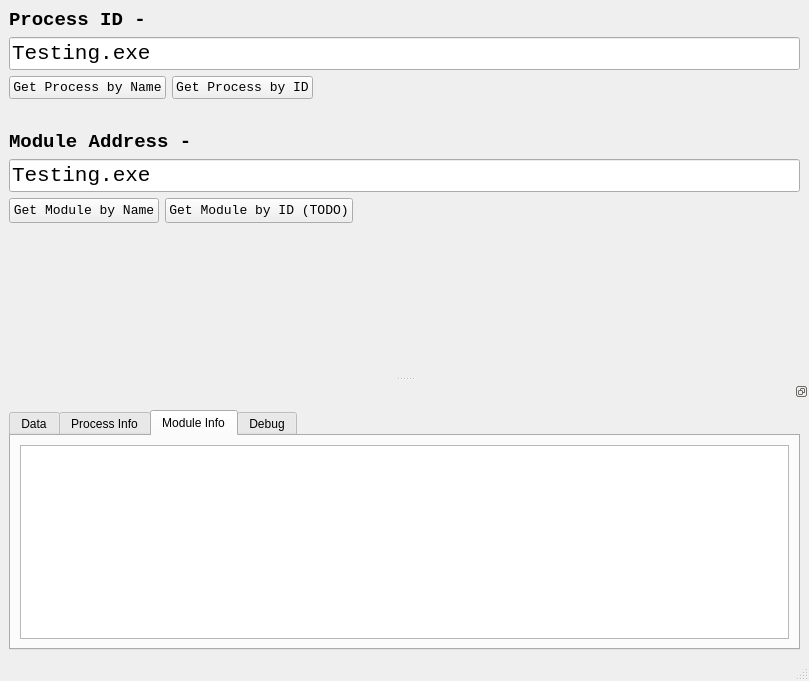
<?xml version="1.0" encoding="UTF-8"?>
<ui version="4.0">
 <class>MainWindow</class>
 <widget class="QMainWindow" name="MainWindow">
  <property name="geometry">
   <rect>
    <x>0</x>
    <y>0</y>
    <width>809</width>
    <height>681</height>
   </rect>
  </property>
  <property name="windowTitle">
   <string>ZEF - Z0F Exploitation Framework</string>
  </property>
  <widget class="QWidget" name="centralwidget">
   <layout class="QFormLayout" name="formLayout_3">
    <item row="1" column="0" colspan="2">
     <layout class="QHBoxLayout" name="horizontalLayout_5">
      <property name="sizeConstraint">
       <enum>QLayout::SetMaximumSize</enum>
      </property>
      <item>
       <widget class="QLineEdit" name="txt_ProcName">
        <property name="font">
         <font>
          <family>Consolas</family>
          <pointsize>16</pointsize>
          <weight>50</weight>
          <bold>false</bold>
         </font>
        </property>
        <property name="text">
         <string>Testing.exe</string>
        </property>
       </widget>
      </item>
     </layout>
    </item>
    <item row="2" column="0">
     <layout class="QHBoxLayout" name="horizontalLayout_6">
      <item>
       <widget class="QPushButton" name="btn_GetProcID">
        <property name="font">
         <font>
          <family>Consolas</family>
          <pointsize>10</pointsize>
         </font>
        </property>
        <property name="text">
         <string>Get Process by Name</string>
        </property>
       </widget>
      </item>
      <item>
       <widget class="QPushButton" name="btn_GetProcName">
        <property name="font">
         <font>
          <family>Consolas</family>
          <pointsize>10</pointsize>
         </font>
        </property>
        <property name="text">
         <string>Get Process by ID</string>
        </property>
       </widget>
      </item>
     </layout>
    </item>
    <item row="3" column="0">
     <spacer name="verticalSpacer">
      <property name="orientation">
       <enum>Qt::Vertical</enum>
      </property>
      <property name="sizeType">
       <enum>QSizePolicy::Fixed</enum>
      </property>
      <property name="sizeHint" stdset="0">
       <size>
        <width>20</width>
        <height>20</height>
       </size>
      </property>
     </spacer>
    </item>
    <item row="5" column="0" colspan="2">
     <layout class="QHBoxLayout" name="horizontalLayout_7">
      <item>
       <widget class="QLineEdit" name="txt_ModName">
        <property name="font">
         <font>
          <family>Consolas</family>
          <pointsize>16</pointsize>
          <weight>50</weight>
          <bold>false</bold>
         </font>
        </property>
        <property name="text">
         <string>Testing.exe</string>
        </property>
       </widget>
      </item>
     </layout>
    </item>
    <item row="6" column="0">
     <layout class="QHBoxLayout" name="horizontalLayout_8">
      <item>
       <widget class="QPushButton" name="btn_GetModAddr">
        <property name="sizePolicy">
         <sizepolicy hsizetype="MinimumExpanding" vsizetype="Preferred">
          <horstretch>0</horstretch>
          <verstretch>0</verstretch>
         </sizepolicy>
        </property>
        <property name="minimumSize">
         <size>
          <width>150</width>
          <height>25</height>
         </size>
        </property>
        <property name="maximumSize">
         <size>
          <width>16777215</width>
          <height>50</height>
         </size>
        </property>
        <property name="font">
         <font>
          <family>Consolas</family>
          <pointsize>10</pointsize>
         </font>
        </property>
        <property name="text">
         <string>Get Module by Name</string>
        </property>
       </widget>
      </item>
      <item>
       <widget class="QPushButton" name="btn_GetProcName_2">
        <property name="sizePolicy">
         <sizepolicy hsizetype="MinimumExpanding" vsizetype="Preferred">
          <horstretch>0</horstretch>
          <verstretch>0</verstretch>
         </sizepolicy>
        </property>
        <property name="minimumSize">
         <size>
          <width>150</width>
          <height>25</height>
         </size>
        </property>
        <property name="maximumSize">
         <size>
          <width>16777215</width>
          <height>50</height>
         </size>
        </property>
        <property name="font">
         <font>
          <family>Consolas</family>
          <pointsize>10</pointsize>
         </font>
        </property>
        <property name="text">
         <string>Get Module by ID (TODO)</string>
        </property>
       </widget>
      </item>
     </layout>
    </item>
    <item row="0" column="0" colspan="2">
     <widget class="QLabel" name="lbl_ProcID">
      <property name="sizePolicy">
       <sizepolicy hsizetype="Expanding" vsizetype="Preferred">
        <horstretch>0</horstretch>
        <verstretch>0</verstretch>
       </sizepolicy>
      </property>
      <property name="minimumSize">
       <size>
        <width>250</width>
        <height>0</height>
       </size>
      </property>
      <property name="maximumSize">
       <size>
        <width>16777215</width>
        <height>500</height>
       </size>
      </property>
      <property name="font">
       <font>
        <family>Consolas</family>
        <pointsize>14</pointsize>
        <weight>75</weight>
        <bold>true</bold>
       </font>
      </property>
      <property name="mouseTracking">
       <bool>false</bool>
      </property>
      <property name="layoutDirection">
       <enum>Qt::LeftToRight</enum>
      </property>
      <property name="text">
       <string>Process ID -</string>
      </property>
      <property name="textFormat">
       <enum>Qt::PlainText</enum>
      </property>
      <property name="textInteractionFlags">
       <set>Qt::LinksAccessibleByMouse|Qt::TextSelectableByMouse</set>
      </property>
     </widget>
    </item>
    <item row="4" column="0" colspan="2">
     <widget class="QLabel" name="lbl_ModAddr">
      <property name="sizePolicy">
       <sizepolicy hsizetype="Expanding" vsizetype="Preferred">
        <horstretch>0</horstretch>
        <verstretch>0</verstretch>
       </sizepolicy>
      </property>
      <property name="minimumSize">
       <size>
        <width>500</width>
        <height>0</height>
       </size>
      </property>
      <property name="maximumSize">
       <size>
        <width>16777215</width>
        <height>500</height>
       </size>
      </property>
      <property name="font">
       <font>
        <family>Consolas</family>
        <pointsize>14</pointsize>
        <weight>75</weight>
        <bold>true</bold>
       </font>
      </property>
      <property name="layoutDirection">
       <enum>Qt::LeftToRight</enum>
      </property>
      <property name="text">
       <string>Module Address -</string>
      </property>
      <property name="textFormat">
       <enum>Qt::PlainText</enum>
      </property>
      <property name="textInteractionFlags">
       <set>Qt::LinksAccessibleByMouse|Qt::TextSelectableByMouse</set>
      </property>
     </widget>
    </item>
   </layout>
  </widget>
  <widget class="QMenuBar" name="menubar">
   <property name="geometry">
    <rect>
     <x>0</x>
     <y>0</y>
     <width>809</width>
     <height>21</height>
    </rect>
   </property>
  </widget>
  <widget class="QStatusBar" name="statusbar"/>
  <widget class="QDockWidget" name="dockWidget_2">
   <property name="features">
    <set>QDockWidget::DockWidgetFloatable|QDockWidget::DockWidgetMovable</set>
   </property>
   <attribute name="dockWidgetArea">
    <number>8</number>
   </attribute>
   <widget class="QWidget" name="dockWidgetContents_4">
    <layout class="QGridLayout" name="gridLayout">
     <item row="0" column="0">
      <widget class="QTabWidget" name="tabWidget">
       <property name="tabPosition">
        <enum>QTabWidget::North</enum>
       </property>
       <property name="tabShape">
        <enum>QTabWidget::Rounded</enum>
       </property>
       <property name="currentIndex">
        <number>2</number>
       </property>
       <property name="movable">
        <bool>false</bool>
       </property>
       <widget class="QWidget" name="tab_Data">
        <attribute name="title">
         <string>Data</string>
        </attribute>
        <layout class="QGridLayout" name="gridLayout_2">
         <item row="0" column="0">
          <widget class="QPlainTextEdit" name="txt_Output">
           <property name="font">
            <font>
             <family>Consolas</family>
             <pointsize>12</pointsize>
             <stylestrategy>PreferDefault</stylestrategy>
            </font>
           </property>
           <property name="readOnly">
            <bool>true</bool>
           </property>
          </widget>
         </item>
        </layout>
       </widget>
       <widget class="QWidget" name="tab_ProcInfo">
        <attribute name="title">
         <string>Process Info</string>
        </attribute>
        <layout class="QGridLayout" name="gridLayout_7">
         <item row="0" column="0">
          <widget class="QPlainTextEdit" name="txt_ProcInfo">
           <property name="font">
            <font>
             <family>Consolas</family>
             <pointsize>12</pointsize>
             <stylestrategy>PreferDefault</stylestrategy>
            </font>
           </property>
           <property name="readOnly">
            <bool>true</bool>
           </property>
          </widget>
         </item>
        </layout>
       </widget>
       <widget class="QWidget" name="tab_ModInfo">
        <attribute name="title">
         <string>Module Info</string>
        </attribute>
        <layout class="QGridLayout" name="gridLayout_6">
         <item row="0" column="0">
          <widget class="QPlainTextEdit" name="txt_ModInfo">
           <property name="font">
            <font>
             <family>Consolas</family>
             <pointsize>12</pointsize>
             <stylestrategy>PreferDefault</stylestrategy>
            </font>
           </property>
           <property name="readOnly">
            <bool>true</bool>
           </property>
          </widget>
         </item>
        </layout>
       </widget>
       <widget class="QWidget" name="tab_Debug">
        <attribute name="title">
         <string>Debug</string>
        </attribute>
        <layout class="QGridLayout" name="gridLayout_5">
         <item row="0" column="0">
          <widget class="QPlainTextEdit" name="txt_Debug">
           <property name="font">
            <font>
             <family>Consolas</family>
             <pointsize>9</pointsize>
             <stylestrategy>PreferDefault</stylestrategy>
            </font>
           </property>
           <property name="readOnly">
            <bool>true</bool>
           </property>
          </widget>
         </item>
        </layout>
       </widget>
      </widget>
     </item>
    </layout>
   </widget>
  </widget>
 </widget>
 <resources/>
 <connections/>
</ui>
